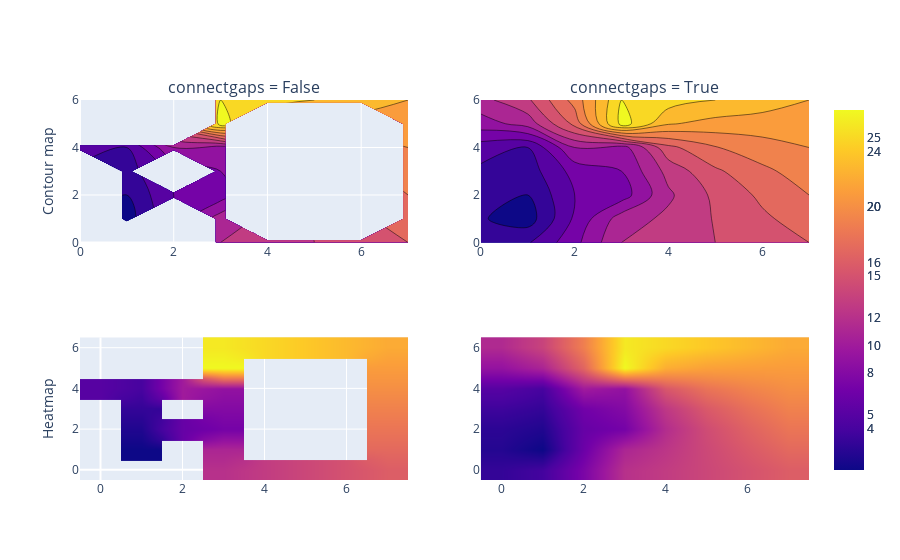

Here is the notebook cell this chart was saved with:
### Code cell
fig.show()

### Figure 1 — Plotly figure (JSON) as saved in the notebook; plotly's stock layout.template omitted (floating-point values rounded to 4 significant figures)
{"data": [{"showscale": false, "type": "contour", "xaxis": "x", "yaxis": "y", "z": [[null, null, null, 12, 13, 14, 15, 16], [null, 1, null, 11, null, null, null, 17], [null, 2, 6, 7, null, null, null, 18], [null, 3, null, 8, null, null, null, 19], [5, 4, 10, 9, null, null, null, 20], [null, null, null, 27, null, null, null, 21], [null, null, null, 26, 25, 24, 23, 22]]}, {"connectgaps": true, "showscale": false, "type": "contour", "xaxis": "x2", "yaxis": "y2", "z": [[null, null, null, 12, 13, 14, 15, 16], [null, 1, null, 11, null, null, null, 17], [null, 2, 6, 7, null, null, null, 18], [null, 3, null, 8, null, null, null, 19], [5, 4, 10, 9, null, null, null, 20], [null, null, null, 27, null, null, null, 21], [null, null, null, 26, 25, 24, 23, 22]]}, {"showscale": false, "type": "heatmap", "xaxis": "x3", "yaxis": "y3", "z": [[null, null, null, 12, 13, 14, 15, 16], [null, 1, null, 11, null, null, null, 17], [null, 2, 6, 7, null, null, null, 18], [null, 3, null, 8, null, null, null, 19], [5, 4, 10, 9, null, null, null, 20], [null, null, null, 27, null, null, null, 21], [null, null, null, 26, 25, 24, 23, 22]], "zsmooth": "best"}, {"connectgaps": true, "showscale": false, "type": "heatmap", "xaxis": "x4", "yaxis": "y4", "z": [[null, null, null, 12, 13, 14, 15, 16], [null, 1, null, 11, null, null, null, 17], [null, 2, 6, 7, null, null, null, 18], [null, 3, null, 8, null, null, null, 19], [5, 4, 10, 9, null, null, null, 20], [null, null, null, 27, null, null, null, 21], [null, null, null, 26, 25, 24, 23, 22]], "zsmooth": "best"}, {"showscale": false, "type": "contour", "xaxis": "x", "yaxis": "y", "z": [[null, null, null, 12, 13, 14, 15, 16], [null, 1, null, 11, null, null, null, 17], [null, 2, 6, 7, null, null, null, 18], [null, 3, null, 8, null, null, null, 19], [5, 4, 10, 9, null, null, null, 20], [null, null, null, 27, null, null, null, 21], [null, null, null, 26, 25, 24, 23, 22]]}, {"connectgaps": true, "showscale": false, "type": "contour", "xaxis": "x2", "yaxis": "y2", "z": [[null, null, null, 12, 13, 14, 15, 16], [null, 1, null, 11, null, null, null, 17], [null, 2, 6, 7, null, null, null, 18], [null, 3, null, 8, null, null, null, 19], [5, 4, 10, 9, null, null, null, 20], [null, null, null, 27, null, null, null, 21], [null, null, null, 26, 25, 24, 23, 22]]}, {"showscale": false, "type": "heatmap", "xaxis": "x3", "yaxis": "y3", "z": [[null, null, null, 12, 13, 14, 15, 16], [null, 1, null, 11, null, null, null, 17], [null, 2, 6, 7, null, null, null, 18], [null, 3, null, 8, null, null, null, 19], [5, 4, 10, 9, null, null, null, 20], [null, null, null, 27, null, null, null, 21], [null, null, null, 26, 25, 24, 23, 22]], "zsmooth": "best"}, {"connectgaps": true, "showscale": false, "type": "heatmap", "xaxis": "x4", "yaxis": "y4", "z": [[null, null, null, 12, 13, 14, 15, 16], [null, 1, null, 11, null, null, null, 17], [null, 2, 6, 7, null, null, null, 18], [null, 3, null, 8, null, null, null, 19], [5, 4, 10, 9, null, null, null, 20], [null, null, null, 27, null, null, null, 21], [null, null, null, 26, 25, 24, 23, 22]], "zsmooth": "best"}, {"showscale": false, "type": "contour", "xaxis": "x", "yaxis": "y", "z": [[null, null, null, 12, 13, 14, 15, 16], [null, 1, null, 11, null, null, null, 17], [null, 2, 6, 7, null, null, null, 18], [null, 3, null, 8, null, null, null, 19], [5, 4, 10, 9, null, null, null, 20], [null, null, null, 27, null, null, null, 21], [null, null, null, 26, 25, 24, 23, 22]]}, {"connectgaps": true, "showscale": false, "type": "contour", "xaxis": "x2", "yaxis": "y2", "z": [[null, null, null, 12, 13, 14, 15, 16], [null, 1, null, 11, null, null, null, 17], [null, 2, 6, 7, null, null, null, 18], [null, 3, null, 8, null, null, null, 19], [5, 4, 10, 9, null, null, null, 20], [null, null, null, 27, null, null, null, 21], [null, null, null, 26, 25, 24, 23, 22]]}, {"showscale": false, "type": "heatmap", "xaxis": "x3", "yaxis": "y3", "z": [[null, null, null, 12, 13, 14, 15, 16], [null, 1, null, 11, null, null, null, 17], [null, 2, 6, 7, null, null, null, 18], [null, 3, null, 8, null, null, null, 19], [5, 4, 10, 9, null, null, null, 20], [null, null, null, 27, null, null, null, 21], [null, null, null, 26, 25, 24, 23, 22]], "zsmooth": "best"}, {"connectgaps": true, "showscale": false, "type": "heatmap", "xaxis": "x4", "yaxis": "y4", "z": [[null, null, null, 12, 13, 14, 15, 16], [null, 1, null, 11, null, null, null, 17], [null, 2, 6, 7, null, null, null, 18], [null, 3, null, 8, null, null, null, 19], [5, 4, 10, 9, null, null, null, 20], [null, null, null, 27, null, null, null, 21], [null, null, null, 26, 25, 24, 23, 22]], "zsmooth": "best"}, {"showscale": true, "type": "contour", "xaxis": "x", "yaxis": "y", "z": [[null, null, null, 12, 13, 14, 15, 16], [null, 1, null, 11, null, null, null, 17], [null, 2, 6, 7, null, null, null, 18], [null, 3, null, 8, null, null, null, 19], [5, 4, 10, 9, null, null, null, 20], [null, null, null, 27, null, null, null, 21], [null, null, null, 26, 25, 24, 23, 22]]}, {"connectgaps": true, "showscale": true, "type": "contour", "xaxis": "x2", "yaxis": "y2", "z": [[null, null, null, 12, 13, 14, 15, 16], [null, 1, null, 11, null, null, null, 17], [null, 2, 6, 7, null, null, null, 18], [null, 3, null, 8, null, null, null, 19], [5, 4, 10, 9, null, null, null, 20], [null, null, null, 27, null, null, null, 21], [null, null, null, 26, 25, 24, 23, 22]]}, {"showscale": true, "type": "heatmap", "xaxis": "x3", "yaxis": "y3", "z": [[null, null, null, 12, 13, 14, 15, 16], [null, 1, null, 11, null, null, null, 17], [null, 2, 6, 7, null, null, null, 18], [null, 3, null, 8, null, null, null, 19], [5, 4, 10, 9, null, null, null, 20], [null, null, null, 27, null, null, null, 21], [null, null, null, 26, 25, 24, 23, 22]], "zsmooth": "best"}, {"connectgaps": true, "showscale": true, "type": "heatmap", "xaxis": "x4", "yaxis": "y4", "z": [[null, null, null, 12, 13, 14, 15, 16], [null, 1, null, 11, null, null, null, 17], [null, 2, 6, 7, null, null, null, 18], [null, 3, null, 8, null, null, null, 19], [5, 4, 10, 9, null, null, null, 20], [null, null, null, 27, null, null, null, 21], [null, null, null, 26, 25, 24, 23, 22]], "zsmooth": "best"}], "layout": {"annotations": [{"font": {"size": 16}, "showarrow": false, "text": "connectgaps = False", "x": 0.225, "xanchor": "center", "xref": "paper", "y": 1, "yanchor": "bottom", "yref": "paper"}, {"font": {"size": 16}, "showarrow": false, "text": "connectgaps = True", "x": 0.775, "xanchor": "center", "xref": "paper", "y": 1, "yanchor": "bottom", "yref": "paper"}], "xaxis": {"anchor": "y", "domain": [0, 0.45]}, "xaxis2": {"anchor": "y2", "domain": [0.55, 1]}, "xaxis3": {"anchor": "y3", "domain": [0, 0.45]}, "xaxis4": {"anchor": "y4", "domain": [0.55, 1]}, "yaxis": {"anchor": "x", "domain": [0.625, 1], "title": {"text": "Contour map"}}, "yaxis2": {"anchor": "x2", "domain": [0.625, 1]}, "yaxis3": {"anchor": "x3", "domain": [0, 0.375], "title": {"text": "Heatmap"}}, "yaxis4": {"anchor": "x4", "domain": [0, 0.375]}}}
